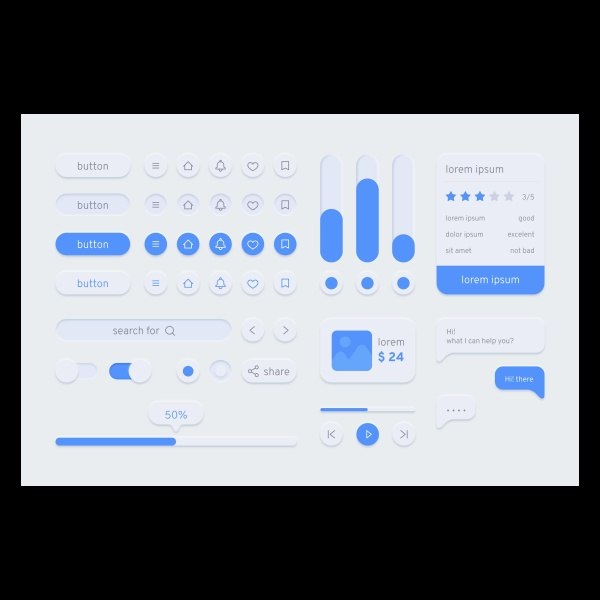
#> input picture src/python/collate.jpeg, 600 x 600 px
$ python merge_image.py --output out.png --input collate.jpeg
#> lines starting #> are read from the running program, lines starting #| are printed output that depends on the picture
import cv2
import numpy as np
import argparse
import os

def resize_and_center_image(image_path, box_size):
#> called with image_path = 'collate.jpeg', box_size = (600, 600)
    image = cv2.imread(image_path)
#> image is the input picture: shape (600, 600, 3); mean B, G, R 139, 132.1, 127.4
    if image is None:
        raise ValueError(f"Image at path {image_path} could not be read.")
    h, w = image.shape[:2]
#> h = 600; w = 600
    max_width, max_height = box_size

    # Calculate the scaling factor, preserving the aspect ratio
    scale = min(max_width / w, max_height / h)
#> scale = 1

    new_size = (int(w * scale), int(h * scale))
#> new_size = (600, 600)

    if(new_size[0] > max_width -50 or new_size[1] > max_width - 50):
      new_size = (int((w * 0.93 )  * scale), int((h * 0.93) * scale))
#> new_size = (558, 558)


    # Resize the image
    resized_image = cv2.resize(image, new_size, interpolation=cv2.INTER_AREA)

    # Create a new image with a white background
    new_image = np.full((max_height, max_width, 3), 0, dtype=np.uint8)

    # Calculate position to center the image
    x_offset = (max_width - new_size[0]) // 2
#> x_offset = 21
    y_offset = (max_height - new_size[1]) // 2
#> y_offset = 21

    # Place the resized image onto the center of the new image
    new_image[y_offset:y_offset+new_size[1], x_offset:x_offset+new_size[0]] = resized_image
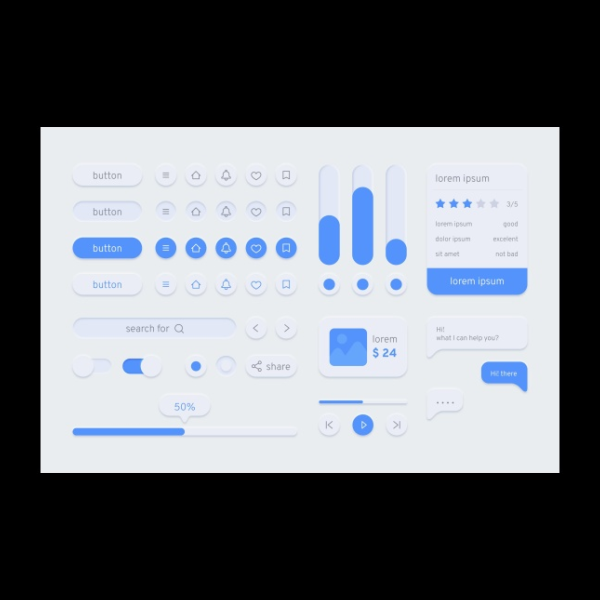
#> new_image: shape (600, 600, 3); mean B, G, R 120.2, 114.3, 110.2

    return new_image

def create_collage(image_files, output_path):
    box_size = (600, 600)
    processed_images = [resize_and_center_image(img, box_size) for img in image_files]
#> processed_images = 1 item

    # Calculate the total width and height for the collage
    total_width = sum(img.shape[1] for img in processed_images)
#> total_width = 600
    max_height = max(img.shape[0] for img in processed_images)
#> max_height = 600

    # Create a new image for the collage
    collage = np.full((max_height, total_width, 3), 0, dtype=np.uint8)
#> collage: shape (600, 600, 3); every value is 0

    # Paste images into the collage
    x_offset = 0
    for img in processed_images:
        collage[:, x_offset:x_offset+img.shape[1]] = img
        x_offset += img.shape[1]
#> this loop made 1 pass
#> x_offset on pass 1: 600
#> after the loop, x_offset = 600

    cv2.imwrite(output_path, collage)

def main():
    parser = argparse.ArgumentParser(description='Create a collage from multiple images.')
    parser.add_argument('--output', type=str, required=True, help='Output file path for the collage image.')
    parser.add_argument('--input', nargs='+', required=True, help='Paths of images to include in the collage.')

    args = parser.parse_args()

    create_collage(args.input, args.output)

if __name__ == "__main__":
    main()
